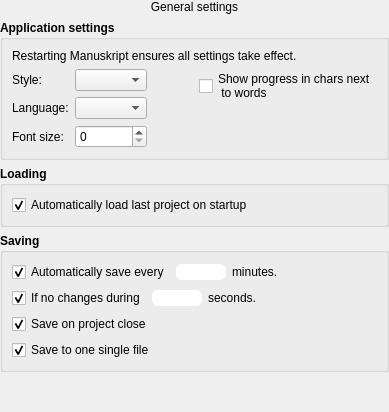
     <widget class="QWidget" name="stackedWidgetPage1">
      <layout class="QVBoxLayout" name="verticalLayout_7">
       <property name="leftMargin">
        <number>0</number>
       </property>
       <property name="topMargin">
        <number>0</number>
       </property>
       <property name="rightMargin">
        <number>0</number>
       </property>
       <property name="bottomMargin">
        <number>0</number>
       </property>
       <item>
        <widget class="QLabel" name="lblTitleGeneral">
         <property name="sizePolicy">
          <sizepolicy hsizetype="Preferred" vsizetype="Fixed">
           <horstretch>0</horstretch>
           <verstretch>0</verstretch>
          </sizepolicy>
         </property>
         <property name="text">
          <string>General settings</string>
         </property>
         <property name="alignment">
          <set>Qt::AlignCenter</set>
         </property>
        </widget>
       </item>
       <item>
        <widget class="QGroupBox" name="groupBox_2">
         <property name="font">
          <font>
           <weight>75</weight>
           <bold>true</bold>
          </font>
         </property>
         <property name="title">
          <string>Application settings</string>
         </property>
         <layout class="QFormLayout" name="formLayout_13">
          <item row="0" column="0" colspan="2">
           <layout class="QGridLayout" name="gridLayout_4">
            <item row="0" column="0">
             <widget class="QLabel" name="label_2">
              <property name="font">
               <font>
                <weight>50</weight>
                <bold>false</bold>
               </font>
              </property>
              <property name="text">
               <string>Restarting Manuskript ensures all settings take effect.</string>
              </property>
              <property name="wordWrap">
               <bool>true</bool>
              </property>
             </widget>
            </item>
            <item row="1" column="0">
             <layout class="QHBoxLayout" name="horizontalLayout_12">
              <property name="sizeConstraint">
               <enum>QLayout::SetDefaultConstraint</enum>
              </property>
              <item>
               <layout class="QFormLayout" name="formLayout_14">
                <property name="fieldGrowthPolicy">
                 <enum>QFormLayout::AllNonFixedFieldsGrow</enum>
                </property>
                <item row="0" column="0">
                 <widget class="QLabel" name="label_56">
                  <property name="font">
                   <font>
                    <weight>50</weight>
                    <bold>false</bold>
                   </font>
                  </property>
                  <property name="text">
                   <string>Style:</string>
                  </property>
                 </widget>
                </item>
                <item row="0" column="1">
                 <widget class="QComboBox" name="cmbStyle">
                  <property name="font">
                   <font>
                    <weight>50</weight>
                    <bold>false</bold>
                   </font>
                  </property>
                 </widget>
                </item>
                <item row="1" column="0">
                 <widget class="QLabel" name="label_57">
                  <property name="font">
                   <font>
                    <weight>50</weight>
                    <bold>false</bold>
                   </font>
                  </property>
                  <property name="text">
                   <string>Language:</string>
                  </property>
                 </widget>
                </item>
                <item row="1" column="1">
                 <widget class="QComboBox" name="cmbTranslation">
                  <property name="font">
                   <font>
                    <weight>50</weight>
                    <bold>false</bold>
                   </font>
                  </property>
                 </widget>
                </item>
                <item row="2" column="0">
                 <widget class="QLabel" name="label_58">
                  <property name="font">
                   <font>
                    <weight>50</weight>
                    <bold>false</bold>
                   </font>
                  </property>
                  <property name="text">
                   <string>Font size:</string>
                  </property>
                 </widget>
                </item>
                <item row="2" column="1">
                 <widget class="QSpinBox" name="spnGeneralFontSize">
                  <property name="font">
                   <font>
                    <weight>50</weight>
                    <bold>false</bold>
                   </font>
                  </property>
                 </widget>
                </item>
               </layout>
              </item>
              <item>
               <layout class="QFormLayout" name="formLayout_15">
                <item row="0" column="1">
                 <widget class="QCheckBox" name="chkProgressChars">
                  <property name="font">
                   <font>
                    <weight>50</weight>
                    <bold>false</bold>
                   </font>
                  </property>
                  <property name="text">
                   <string>Show progress in chars next
 to words</string>
                  </property>
                 </widget>
                </item>
                <item row="0" column="0">
                 <spacer name="horizontalSpacer_6">
                  <property name="orientation">
                   <enum>Qt::Horizontal</enum>
                  </property>
                  <property name="sizeHint" stdset="0">
                   <size>
                    <width>40</width>
                    <height>20</height>
                   </size>
                  </property>
                 </spacer>
                </item>
               </layout>
              </item>
             </layout>
            </item>
           </layout>
          </item>
         </layout>
        </widget>
       </item>
       <item>
        <widget class="QGroupBox" name="groupBox_10">
         <property name="font">
          <font>
           <weight>75</weight>
           <bold>true</bold>
          </font>
         </property>
         <property name="title">
          <string>Loading</string>
         </property>
         <layout class="QVBoxLayout" name="verticalLayout_18">
          <item>
           <widget class="QCheckBox" name="chkAutoLoad">
            <property name="font">
             <font>
              <weight>50</weight>
              <bold>false</bold>
             </font>
            </property>
            <property name="text">
             <string>Automatically load last project on startup</string>
            </property>
            <property name="checked">
             <bool>true</bool>
            </property>
           </widget>
          </item>
         </layout>
        </widget>
       </item>
       <item>
        <widget class="QGroupBox" name="groupBox">
         <property name="font">
          <font>
           <weight>75</weight>
           <bold>true</bold>
          </font>
         </property>
         <property name="title">
          <string>Saving</string>
         </property>
         <layout class="QVBoxLayout" name="verticalLayout_6">
          <item>
           <layout class="QHBoxLayout" name="horizontalLayout_5">
            <item>
             <widget class="QCheckBox" name="chkAutoSave">
              <property name="font">
               <font>
                <weight>50</weight>
                <bold>false</bold>
               </font>
              </property>
              <property name="text">
               <string>Automatically save every</string>
              </property>
              <property name="checked">
               <bool>true</bool>
              </property>
             </widget>
            </item>
            <item>
             <widget class="QLineEdit" name="txtAutoSave">
              <property name="sizePolicy">
               <sizepolicy hsizetype="Preferred" vsizetype="Fixed">
                <horstretch>0</horstretch>
                <verstretch>0</verstretch>
               </sizepolicy>
              </property>
              <property name="maximumSize">
               <size>
                <width>50</width>
                <height>16777215</height>
               </size>
              </property>
              <property name="font">
               <font>
                <weight>50</weight>
                <bold>false</bold>
               </font>
              </property>
              <property name="styleSheet">
               <string notr="true">border-radius: 6px;</string>
              </property>
              <property name="maxLength">
               <number>3</number>
              </property>
              <property name="alignment">
               <set>Qt::AlignCenter</set>
              </property>
             </widget>
            </item>
            <item>
             <widget class="QLabel" name="label">
              <property name="font">
               <font>
                <weight>50</weight>
                <bold>false</bold>
               </font>
              </property>
              <property name="text">
               <string>minutes.</string>
              </property>
             </widget>
            </item>
            <item>
             <spacer name="horizontalSpacer_3">
              <property name="font">
               <font>
                <weight>50</weight>
                <bold>false</bold>
               </font>
              </property>
              <property name="orientation">
               <enum>Qt::Horizontal</enum>
              </property>
              <property name="sizeHint" stdset="0">
               <size>
                <width>40</width>
                <height>20</height>
               </size>
              </property>
             </spacer>
            </item>
           </layout>
          </item>
          <item>
           <layout class="QHBoxLayout" name="horizontalLayout_7">
            <item>
             <widget class="QCheckBox" name="chkAutoSaveNoChanges">
              <property name="font">
               <font>
                <weight>50</weight>
                <bold>false</bold>
               </font>
              </property>
              <property name="text">
               <string>If no changes during</string>
              </property>
              <property name="checked">
               <bool>true</bool>
              </property>
             </widget>
            </item>
            <item>
             <widget class="QLineEdit" name="txtAutoSaveNoChanges">
              <property name="sizePolicy">
               <sizepolicy hsizetype="Preferred" vsizetype="Fixed">
                <horstretch>0</horstretch>
                <verstretch>0</verstretch>
               </sizepolicy>
              </property>
              <property name="maximumSize">
               <size>
                <width>50</width>
                <height>16777215</height>
               </size>
              </property>
              <property name="font">
               <font>
                <weight>50</weight>
                <bold>false</bold>
               </font>
              </property>
              <property name="styleSheet">
               <string notr="true">border-radius: 6px;</string>
              </property>
              <property name="maxLength">
               <number>3</number>
              </property>
              <property name="alignment">
               <set>Qt::AlignCenter</set>
              </property>
             </widget>
            </item>
            <item>
             <widget class="QLabel" name="label_14">
              <property name="font">
               <font>
                <weight>50</weight>
                <bold>false</bold>
               </font>
              </property>
              <property name="text">
               <string>seconds.</string>
              </property>
             </widget>
            </item>
            <item>
             <spacer name="horizontalSpacer_4">
              <property name="font">
               <font>
                <weight>50</weight>
                <bold>false</bold>
               </font>
              </property>
              <property name="orientation">
               <enum>Qt::Horizontal</enum>
              </property>
              <property name="sizeHint" stdset="0">
               <size>
                <width>40</width>
                <height>20</height>
               </size>
              </property>
             </spacer>
            </item>
           </layout>
          </item>
          <item>
           <widget class="QCheckBox" name="chkSaveOnQuit">
            <property name="font">
             <font>
              <weight>50</weight>
              <bold>false</bold>
             </font>
            </property>
            <property name="text">
             <string>Save on project close</string>
            </property>
            <property name="checked">
             <bool>true</bool>
            </property>
           </widget>
          </item>
          <item>
           <widget class="QCheckBox" name="chkSaveToZip">
            <property name="font">
             <font>
              <weight>50</weight>
              <bold>false</bold>
             </font>
            </property>
            <property name="toolTip">
             <string>&lt;html&gt;&lt;head/&gt;&lt;body&gt;&lt;p&gt;If you check this option, your project will be saved as one single file. Easier to copy or backup, but does not allow collaborative editing, or versioning.&lt;br/&gt;If this is unchecked, your project will be saved as a folder containing many small files.&lt;/p&gt;&lt;/body&gt;&lt;/html&gt;</string>
            </property>
            <property name="statusTip">
             <string/>
            </property>
            <property name="text">
             <string>Save to one single file</string>
            </property>
            <property name="checked">
             <bool>true</bool>
            </property>
           </widget>
          </item>
         </layout>
        </widget>
       </item>
       <item>
        <spacer name="verticalSpacer_2">
         <property name="orientation">
          <enum>Qt::Vertical</enum>
         </property>
         <property name="sizeHint" stdset="0">
          <size>
           <width>20</width>
           <height>40</height>
          </size>
         </property>
        </spacer>
       </item>
      </layout>
     </widget>
